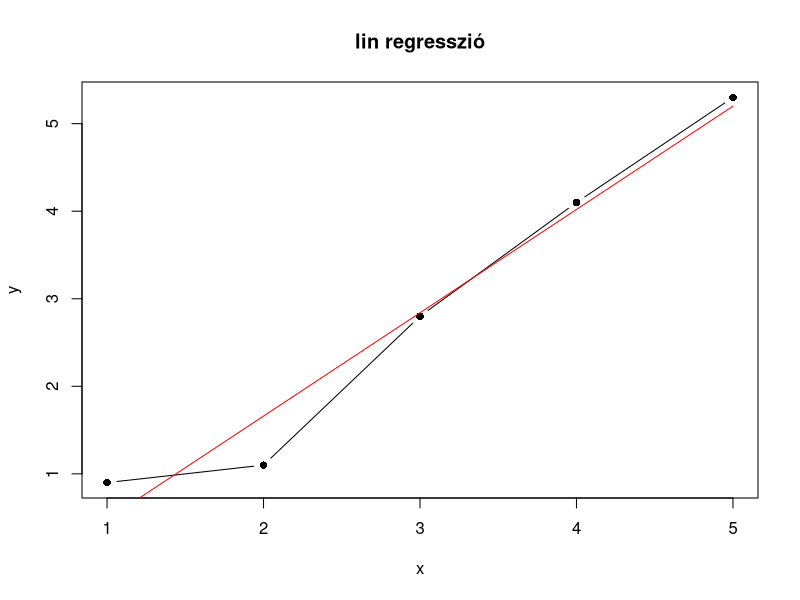

Generate this figure with R:
#linreg mátrix

sum_arr = function(arr) {
  summed = 0
  
  for (i in 1:length(arr)) {
    summed = summed + arr[i]
  }
  
  return (summed)
}

avr = function(arr) {
  return (sum_arr(arr) / length(arr))
}

sum_2arr = function(arr1, arr2) {
  summed = 0
  
  for (i in 1:length(arr1)) {
    summed = summed + (arr1[i] * arr2[i])
  }
  
  return (summed)
}

calc_det = function(mat) {
  return ( mat[1,1] * mat[2,2] - mat[1,2] * mat[2, 1] )
}

# prog

x = c(1, 2, 3, 4, 5)
y = c(0.9, 1.1, 2.8, 4.1, 5.3)

n = length(x)
xsum = sum_arr(x)
ysum = sum_arr(y)
xsqrSum = sum_2arr(x, x)
xySum = sum_2arr(x, y)

aup = matrix( c(xsqrSum, xySum, xsum, ysum), nrow = 2, byrow = TRUE)
bup = matrix( c(xySum, xsum, ysum, n), nrow = 2, byrow = TRUE)

osztó = matrix( c(xsqrSum, xsum, xsum, n), nrow = 2, byrow = TRUE)


#a = det(aup) / det(osztó)
#b = det(bup) / det(osztó)
a = calc_det(aup) / calc_det(osztó)
b = calc_det(bup) / calc_det(osztó)

print(a)
print(b)

linreg = c()
for (i in 1:length(x)) {
  linreg[i] = a + b * x[i]
}

print(linreg)

plot(
  x = x,
  y = y,
  type = "b", 
  xlab = 'x',
  ylab = 'y',
  main = 'lin regresszió',
  pch = 16,
  col = "black"
)

lines(
  x = x,
  y = linreg,
  col = 'red'
)

print(a)
print(b)















